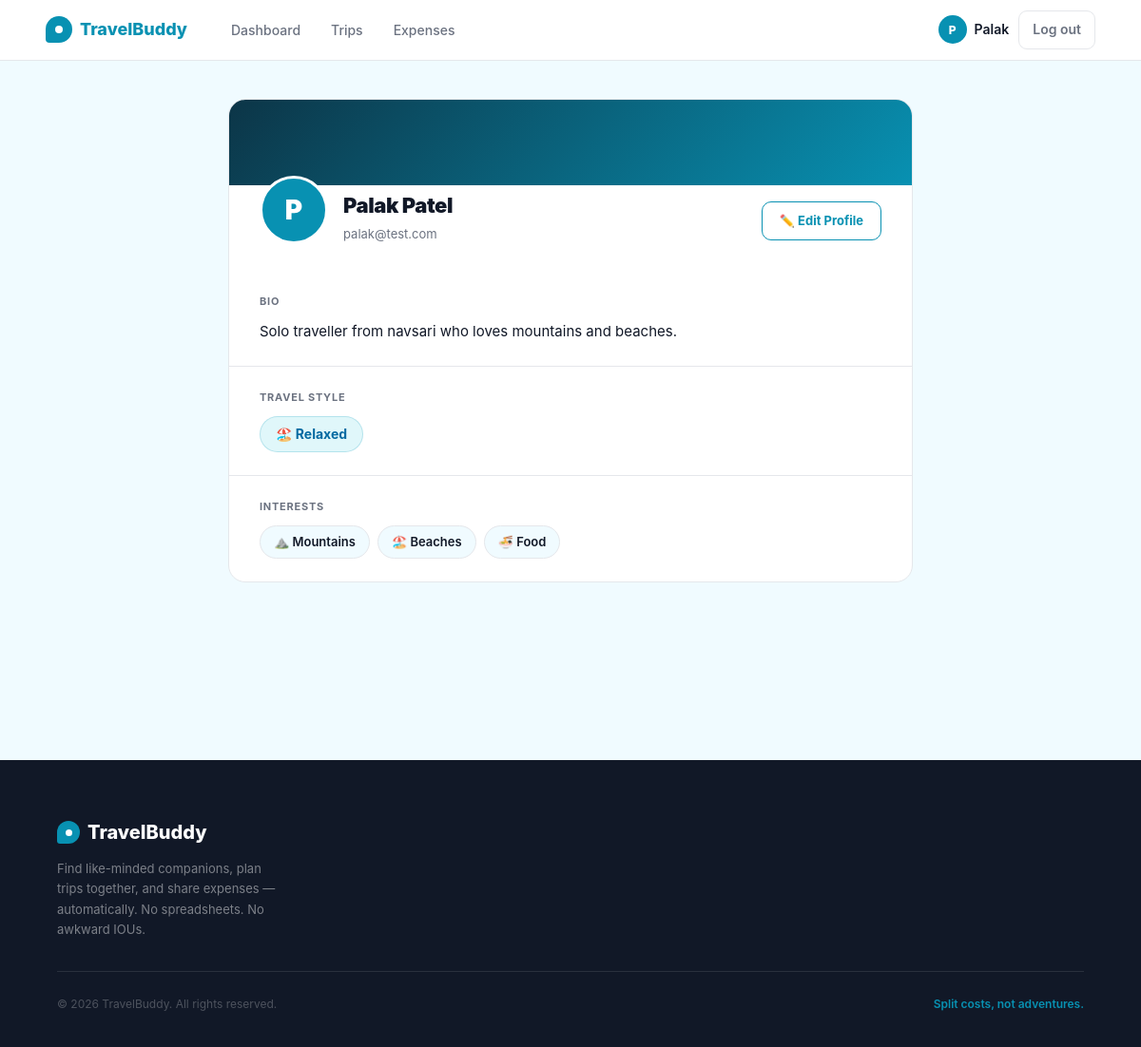
The page /profile (signed in) on the database as committed earlier.
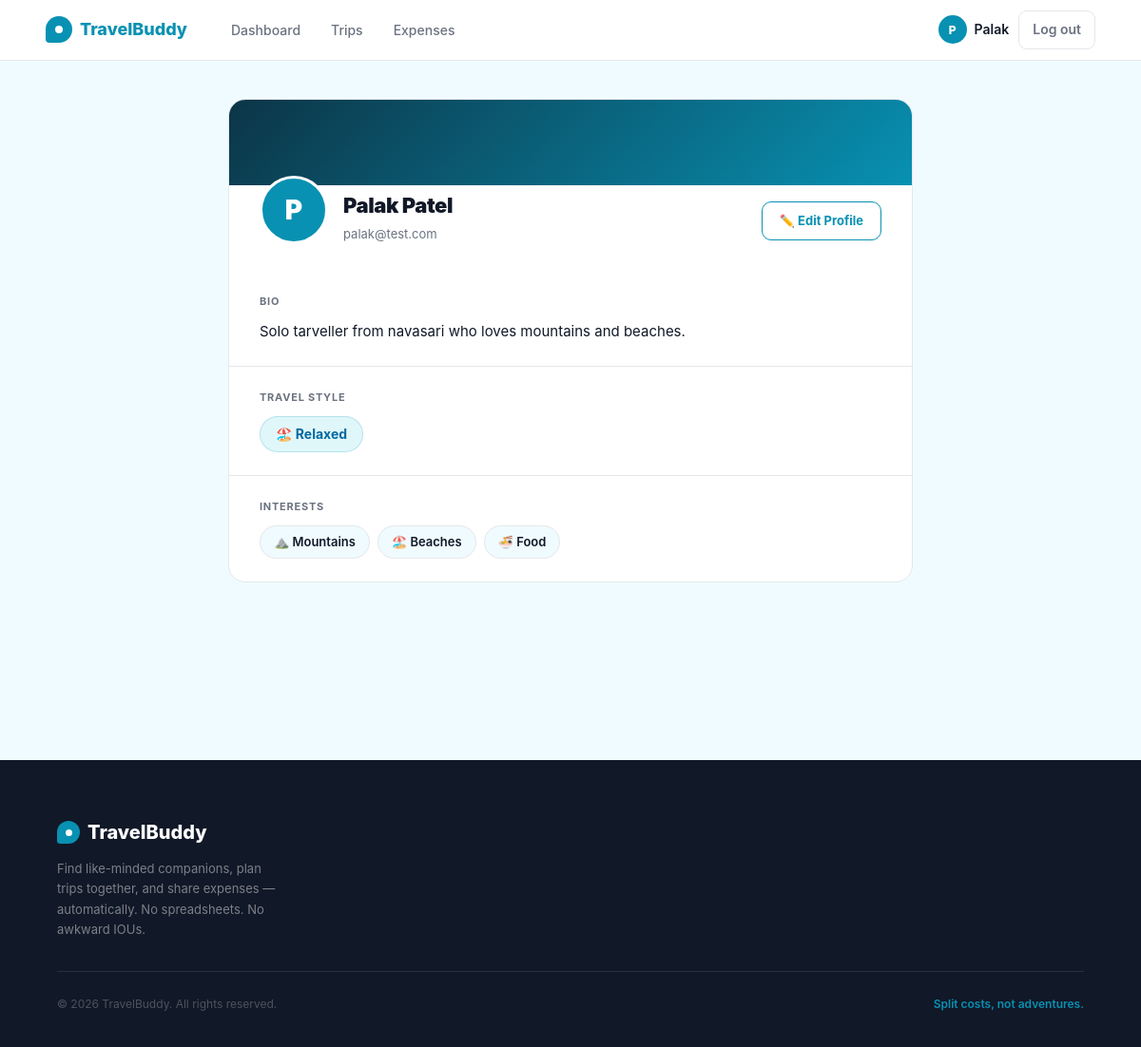
The same page on the database as committed later.
### app/models.py (models this page shows, shortened)
class User(db.Model, UserMixin):
    __tablename__ = 'users'
    id             = db.Column(db.Integer, primary_key=True)
    name           = db.Column(db.String(100), nullable=False)
    email          = db.Column(db.String(150), unique=True, nullable=False)
    password_hash  = db.Column(db.String(255), nullable=False)
    travel_style   = db.Column(db.String(50), default='flexible')
    bio            = db.Column(db.Text, default='')
    interests      = db.Column(db.String(255), default='')
    phone          = db.Column(db.String(20), default='')
    created_at     = db.Column(db.DateTime, default=lambda: datetime.now(timezone.utc))
    def interests_list(self):
        return [i.strip() for i in self.interests.split(',') if i.strip()] if self.interests else []
    owned_trips    = db.relationship('Trip', back_populates='owner', lazy='dynamic')
    memberships    = db.relationship('TripMember', back_populates='user', lazy='dynamic')
    expenses_paid  = db.relationship('Expense', back_populates='paid_by', lazy='dynamic')

### app/profile/routes.py (the view)
@profile.route('/profile')
@login_required
def view():
    return render_template('profile/view.html')

### app/models.py (called while the page is built)
@login_manager.user_loader
def load_user(user_id):
    return db.session.get(User, int(user_id))

### app/templates/profile/view.html (shortened to what this page needs)
{% extends "base.html" %}
{% block content %}
<div class="profile-page">
  <div class="profile-inner">
    <div class="profile-card">
      <div class="profile-cover"></div>
      <div class="profile-identity">
        <div style="display:flex;align-items:flex-end;gap:16px;flex-wrap:wrap;">
          <div class="profile-avatar">{{ current_user.name[0].upper() }}</div>
          <div class="profile-name-block">
            <div class="profile-name">{{ current_user.name }}</div>
            <div class="profile-email">{{ current_user.email }}</div>
          </div>
        </div>
        <a href="{{ url_for('profile.edit') }}" class="btn-edit">✏️ Edit Profile</a>
      </div>
      <div class="profile-section">
        <div class="section-label">Bio</div>
        {% if current_user.bio %}
          <p class="bio-text">{{ current_user.bio }}</p>
        {% else %}
          <p class="bio-empty">No bio yet. <a href="{{ url_for('profile.edit') }}" style="color:var(--green);font-weight:600;">Add one →</a></p>
        {% endif %}
      </div>
      <div class="profile-section">
        <div class="section-label">Travel Style</div>
        {% set style_icons = {
          'adventurous': '🧗',
          'relaxed':     '🏖️',
          'budget':      '💰',
          'flexible':    '🌀'
        } %}
        <span class="style-badge">
          {{ style_icons.get(current_user.travel_style, '🌀') }}
          {{ current_user.travel_style | capitalize }}
        </span>
      </div>
      <div class="profile-section">
        <div class="section-label">Interests</div>
        {% set interest_icons = {
          'Mountains':  '⛰️',
          'Beaches':    '🏖️',
          'Heritage':   '🏛️',
          'Food':       '🍜',
          'Wildlife':   '🐯',
          'Road Trips': '🚗'
        } %}
        {% if current_user.interests_list() %}
          <div class="interests-list">
            {% for interest in current_user.interests_list() %}
              <span class="interest-tag">
                {{ interest_icons.get(interest, '✨') }} {{ interest }}
              </span>
            {% endfor %}
          </div>
        {% else %}
          <p class="no-interests">No interests added yet. <a href="{{ url_for('profile.edit') }}" style="color:var(--green);font-weight:600;">Add some →</a></p>
        {% endif %}
      </div>
    </div>
  </div>
</div>
{% endblock %}

### app/templates/base.html (shortened to what this page needs)
<!DOCTYPE html>
<html lang="en">
<head>
</head>
<body>
<nav>
  <a href="{{ url_for('main.home') }}" class="logo">
    <div class="logo-icon"></div>
    TravelBuddy
  </a>
  {% if current_user.is_authenticated %}
    <ul class="nav-links">
      <li><a href="{{ url_for('dashboard.index') }}" {% if request.endpoint == 'dashboard.index' %}class="active"{% endif %}>Dashboard</a></li>
      <li><a href="{{ url_for('trips.index') }}" {% if request.endpoint and request.endpoint.startswith('trips.') %}class="active"{% endif %}>Trips</a></li>
      <li><a href="{{ url_for('expenses.my_expenses') }}" {% if request.endpoint == 'expenses.my_expenses' %}class="active"{% endif %}>Expenses</a></li>
    </ul>
    <div class="nav-right">
      <div class="nav-user">
        <div class="nav-avatar">{{ current_user.name[0].upper() }}</div>
        <a href="{{ url_for('profile.view') }}" style="color:inherit;">{{ current_user.name.split()[0] }}</a>
      </div>
      <a href="{{ url_for('auth.logout') }}" class="btn-logout">Log out</a>
    </div>
  {% endif %}
</nav>
{% block content %}{% endblock %}
<footer>
  <div class="footer-inner">
    <div class="footer-top">
      <div class="footer-brand">
        <div class="footer-logo">
          <div class="footer-logo-icon"></div>
          TravelBuddy
        </div>
        <p>Find like-minded companions, plan trips together, and share expenses — automatically. No spreadsheets. No awkward IOUs.</p>
      </div>
    </div>
    <div class="footer-bottom">
      <p class="footer-copy">© 2026 TravelBuddy. All rights reserved.</p>
      <p class="footer-tagline-bottom">Split costs, not adventures.</p>
    </div>
  </div>
</footer>
</body>
</html>

Rows that differ between the two databases and show on the page:
changed User "Palak Patel": bio "Solo traveller from navsari who loves mountains and beaches." → "Solo tarveller from navasari who loves mountains and beaches."
